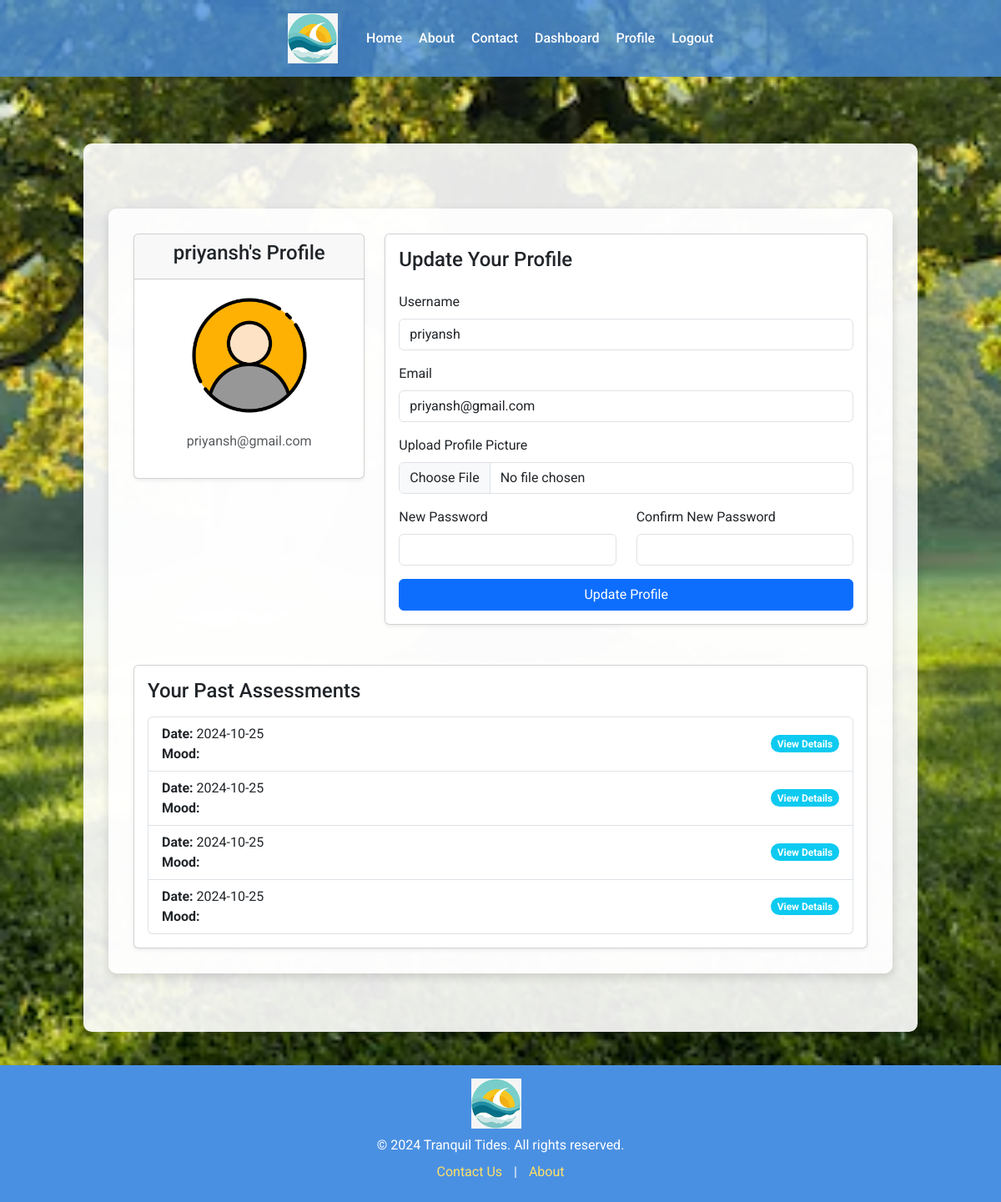
/profile (signed in), run on the app's committed database.
### models.py (models this page shows, shortened)
class UserModel(UserMixin, db.Model):
    __tablename__ = "users"
    id = db.Column(db.Integer, primary_key=True)
    email = db.Column(db.String(100), unique=True, nullable=False)
    username = db.Column(db.String(100), unique=True, nullable=False)
    password_hash = db.Column(db.String(250), nullable=False)
    profile_picture = db.Column(db.String(150), nullable=True)

class Assessments(db.Model):
    __tablename__ = "assessments"
    id = db.Column(db.Integer, primary_key=True)
    anxiety = db.Column(db.Integer, nullable=False)
    depression = db.Column(db.Integer, nullable=False)
    schizophrenia = db.Column(db.Integer, nullable=False)
    bipolar = db.Column(db.Integer, nullable=False)
    mood_score = db.Column(db.Float, nullable=False)
    date_created = db.Column(db.DateTime, default=datetime.utcnow)
    user_id = db.Column(db.Integer, db.ForeignKey("users.id"), nullable=False)
    user = db.relationship("UserModel", backref="assessments")

### routes.py (the view, shortened to what this page needs)
@app.route("/profile", methods=["GET", "POST"])
@login_required
def profile():
    user_assessments = Assessments.query.filter_by(user_id=current_user.id).all()
    return render_template(
        "profile.html", user=current_user, user_assessments=user_assessments
    )

### models.py (called while the page is built)
@login.user_loader
def load_user(user_id):
    return UserModel.query.get(int(user_id))

### templates/profile.html (shortened to what this page needs)
{% extends 'base.html' %}  {% block content %}
<div class="container mt-5">
  <div class="row">
    <div class="col-md-4">
      <div class="card shadow-sm">
        <div class="card-header text-center">
          <h4>{{ user.username }}'s Profile</h4>
        </div>
        <div class="card-body text-center">
          {% if user.profile_picture %}
          <img
            src="{{ url_for('static', filename='uploads/' ~ user.profile_picture) }}"
            alt="Profile Picture"
            class="img-fluid rounded-circle mb-3"
            style="width: 150px; height: 150px; object-fit: cover"
          />
          {% else %}
          <img
            src="{{ url_for('static', filename='default_profile.png') }}"
            alt="Default Profile Picture"
            class="img-fluid rounded-circle mb-3"
            style="width: 150px; height: 150px; object-fit: cover"
          />
          {% endif %}
          <p class="text-muted">{{ user.email }}</p>
        </div>
      </div>
    </div>
    <div class="col-md-8">
      <div class="card shadow-sm">
        <div class="card-body">
          <h4>Update Your Profile</h4>
          <form
            action="{{ url_for('profile') }}"
            method="POST"
            enctype="multipart/form-data"
            class="mt-4"
          >
            <div class="form-group mb-3">
              <label for="username" class="form-label">Username</label>
              <input
                type="text"
                id="username"
                name="username"
                class="form-control"
                value="{{ user.username }}"
                required
              />
            </div>
            <div class="form-group mb-3">
              <label for="email" class="form-label">Email</label>
              <input
                type="email"
                id="email"
                name="email"
                class="form-control"
                value="{{ user.email }}"
                required
              />
            </div>
            <div class="form-group mb-3">
              <label for="profile_picture" class="form-label"
                >Upload Profile Picture</label
              >
              <input
                type="file"
                id="profile_picture"
                name="profile_picture"
                class="form-control"
              />
            </div>
            <div class="row">
              <div class="col-md-6">
                <div class="form-group mb-3">
                  <label for="password" class="form-label">New Password</label>
                  <input
                    type="password"
                    id="password"
                    name="password"
                    class="form-control"
                  />
                </div>
              </div>
              <div class="col-md-6">
                <div class="form-group mb-3">
                  <label for="confirm_password" class="form-label"
                    >Confirm New Password</label
                  >
                  <input
                    type="password"
                    id="confirm_password"
                    name="confirm_password"
                    class="form-control"
                  />
                </div>
              </div>
            </div>
            <div class="form-group">
              <button type="submit" class="btn btn-primary w-100">
                Update Profile
              </button>
            </div>
          </form>
        </div>
      </div>
    </div>
  </div>
  <div class="row mt-5">
    <div class="col-md-12">
      <div class="card shadow-sm">
        <div class="card-body">
          <h4>Your Past Assessments</h4>
          {% if user_assessments %}
          <ul class="list-group mt-3">
            {% for assessment in user_assessments %}
            <li
              class="list-group-item d-flex justify-content-between align-items-center"
            >
              <div>
                <strong>Date:</strong> {{
                assessment.date_created.strftime('%Y-%m-%d') }} <br />
                <strong>Mood:</strong> {{ assessment.result }}
              </div>
              <span class="badge bg-info rounded-pill">View Details</span>
            </li>
            {% endfor %}
          </ul>
          {% else %}
          <p class="text-muted mt-3">
            You haven't completed any assessments yet.
          </p>
          {% endif %}
        </div>
      </div>
    </div>
  </div>
</div>
{% endblock %}

### data on the page
UserModel: username "priyansh", email "priyansh@gmail.com"
Assessments: date_created "2024-10-25"
Assessments: date_created "2024-10-25"
Assessments: date_created "2024-10-25"
Assessments: date_created "2024-10-25"
